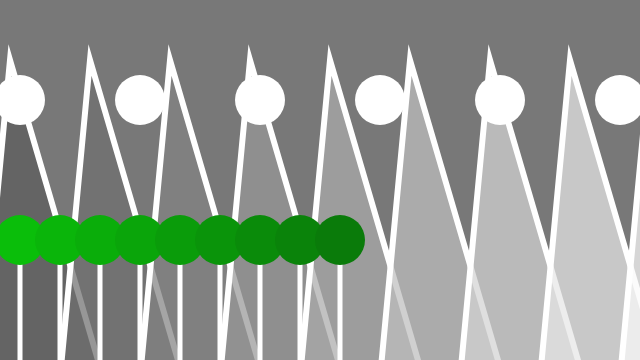
Frame 1 (no input)
Frame 60 (no input): identical to frame 1, image omitted
Frame 120 (the mouse pressed at the canvas centre since frame 60): identical to frame 1, image omitted

The p5.js sketch that drew this single still picture (run headless with seeded random() and noise() and a simulated clock; from frame 60 on, the mouse is pressed at the canvas centre):

// p5.js sketch
// ── sketch.js
/* pattern version 1 javascript loops*/

function setup() {
	createCanvas(640, 360);
	rectMode(CENTER);
}

function draw() {
	background(120);

	// landscape

	// mountains
	for (let x = -20; x < width; x += 80) {
		
		let r = map(x, 10, width, 100, 255);
		fill(r, 185);
		
		stroke('white');
		strokeWeight(6);
		triangle(x, height + 18, x + 30, 60, x + 200, width);
	}

	// trees trunks
	for (let x = 20; x < height; x += 40) {
		noStroke();
		fill('white');
		rect(x, height - 20, 05, 200);
    //leafs
		let g = map(x, 90, width, 175, 60);
		fill(10, g, 10);
        circle(x, height - 120, 50, 90);
	}

	// clouds 
	let y = 100;
	for (let x = 20; x < width; x += 120) {
		fill('white');

        circle(x, y, 50);
        quad(x - 20, y + 10, 50, 60);

		y += 0;
	}
}
